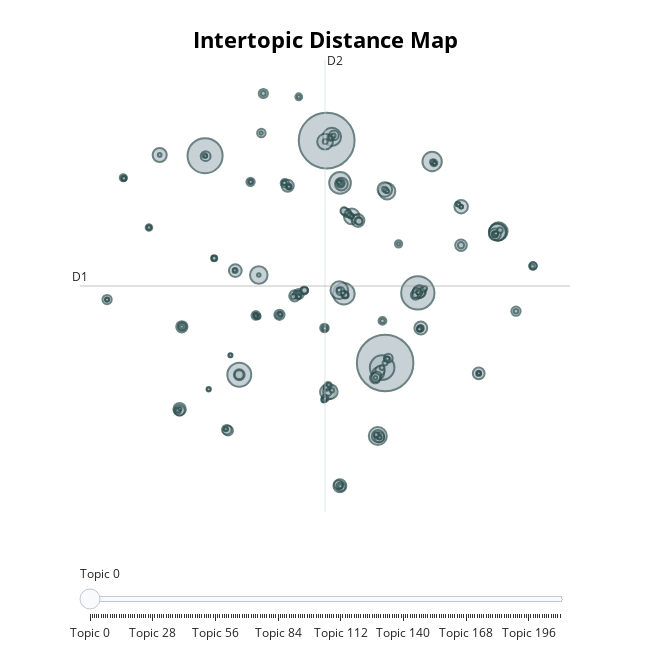

Notebook cell for this chart:
### Code cell
topic_model.visualize_topics()

### Figure 1 — Plotly figure (JSON) as saved in the notebook; plotly's stock layout.template omitted (floating-point values rounded to 4 significant figures; data arrays with more than 128 entries replaced by an {"elided": "..."} marker saying what was removed)
{"data": [{"customdata": {"elided": "211x3 mixed values"}, "hovertemplate": "<b>Topic %{customdata[0]}</b><br>%{customdata[1]}<br>Size: %{customdata[2]}", "legendgroup": "", "marker": {"color": "#B0BEC5", "size": {"elided": "211 int values"}, "sizemode": "area", "sizeref": 1.814, "symbol": "circle", "line": {"color": "DarkSlateGrey", "width": 2}}, "mode": "markers", "name": "", "orientation": "v", "showlegend": false, "x": {"elided": "211 float values"}, "xaxis": "x", "y": {"elided": "211 float values"}, "yaxis": "y", "type": "scatter"}], "layout": {"xaxis": {"anchor": "y", "domain": [0.0, 1.0], "title": {"text": ""}, "visible": false, "range": [-15.1, 20.55]}, "yaxis": {"anchor": "x", "domain": [0.0, 1.0], "title": {"text": ""}, "visible": false, "range": [-17.72, 23.29]}, "legend": {"tracegroupgap": 0, "itemsizing": "constant"}, "margin": {"t": 60}, "title": {"font": {"size": 22, "color": "Black"}, "text": "<b>Intertopic Distance Map</b>", "y": 0.95, "x": 0.5, "xanchor": "center", "yanchor": "top"}, "hoverlabel": {"font": {"size": 16, "family": "Rockwell"}, "bgcolor": "white"}, "width": 650, "height": 650, "sliders": [{"active": 0, "pad": {"t": 50}, "steps": [{"args": [{"marker.color": {"elided": "1x211 str values"}}], "label": "Topic 0", "method": "update"}, {"args": [{"marker.color": {"elided": "1x211 str values"}}], "label": "Topic 1", "method": "update"}, {"args": [{"marker.color": {"elided": "1x211 str values"}}], "label": "Topic 2", "method": "update"}, {"args": [{"marker.color": {"elided": "1x211 str values"}}], "label": "Topic 3", "method": "update"}, {"args": [{"marker.color": {"elided": "1x211 str values"}}], "label": "Topic 4", "method": "update"}, {"args": [{"marker.color": {"elided": "1x211 str values"}}], "label": "Topic 5", "method": "update"}, {"args": [{"marker.color": {"elided": "1x211 str values"}}], "label": "Topic 6", "method": "update"}, {"args": [{"marker.color": {"elided": "1x211 str values"}}], "label": "Topic 7", "method": "update"}, {"args": [{"marker.color": {"elided": "1x211 str values"}}], "label": "Topic 8", "method": "update"}, {"args": [{"marker.color": {"elided": "1x211 str values"}}], "label": "Topic 9", "method": "update"}, {"args": [{"marker.color": {"elided": "1x211 str values"}}], "label": "Topic 10", "method": "update"}, {"args": [{"marker.color": {"elided": "1x211 str values"}}], "label": "Topic 11", "method": "update"}, {"args": [{"marker.color": {"elided": "1x211 str values"}}], "label": "Topic 12", "method": "update"}, {"args": [{"marker.color": {"elided": "1x211 str values"}}], "label": "Topic 13", "method": "update"}, {"args": [{"marker.color": {"elided": "1x211 str values"}}], "label": "Topic 14", "method": "update"}, {"args": [{"marker.color": {"elided": "1x211 str values"}}], "label": "Topic 15", "method": "update"}, {"args": [{"marker.color": {"elided": "1x211 str values"}}], "label": "Topic 16", "method": "update"}, {"args": [{"marker.color": {"elided": "1x211 str values"}}], "label": "Topic 17", "method": "update"}, {"args": [{"marker.color": {"elided": "1x211 str values"}}], "label": "Topic 18", "method": "update"}, {"args": [{"marker.color": {"elided": "1x211 str values"}}], "label": "Topic 19", "method": "update"}, {"args": [{"marker.color": {"elided": "1x211 str values"}}], "label": "Topic 20", "method": "update"}, {"args": [{"marker.color": {"elided": "1x211 str values"}}], "label": "Topic 21", "method": "update"}, {"args": [{"marker.color": {"elided": "1x211 str values"}}], "label": "Topic 22", "method": "update"}, {"args": [{"marker.color": {"elided": "1x211 str values"}}], "label": "Topic 23", "method": "update"}, {"args": [{"marker.color": {"elided": "1x211 str values"}}], "label": "Topic 24", "method": "update"}, {"args": [{"marker.color": {"elided": "1x211 str values"}}], "label": "Topic 25", "method": "update"}, {"args": [{"marker.color": {"elided": "1x211 str values"}}], "label": "Topic 26", "method": "update"}, {"args": [{"marker.color": {"elided": "1x211 str values"}}], "label": "Topic 27", "method": "update"}, {"args": [{"marker.color": {"elided": "1x211 str values"}}], "label": "Topic 28", "method": "update"}, {"args": [{"marker.color": {"elided": "1x211 str values"}}], "label": "Topic 29", "method": "update"}, {"args": [{"marker.color": {"elided": "1x211 str values"}}], "label": "Topic 30", "method": "update"}, {"args": [{"marker.color": {"elided": "1x211 str values"}}], "label": "Topic 31", "method": "update"}, {"args": [{"marker.color": {"elided": "1x211 str values"}}], "label": "Topic 32", "method": "update"}, {"args": [{"marker.color": {"elided": "1x211 str values"}}], "label": "Topic 33", "method": "update"}, {"args": [{"marker.color": {"elided": "1x211 str values"}}], "label": "Topic 34", "method": "update"}, {"args": [{"marker.color": {"elided": "1x211 str values"}}], "label": "Topic 35", "method": "update"}, {"args": [{"marker.color": {"elided": "1x211 str values"}}], "label": "Topic 36", "method": "update"}, {"args": [{"marker.color": {"elided": "1x211 str values"}}], "label": "Topic 37", "method": "update"}, {"args": [{"marker.color": {"elided": "1x211 str values"}}], "label": "Topic 38", "method": "update"}, {"args": [{"marker.color": {"elided": "1x211 str values"}}], "label": "Topic 39", "method": "update"}, {"args": [{"marker.color": {"elided": "1x211 str values"}}], "label": "Topic 40", "method": "update"}, {"args": [{"marker.color": {"elided": "1x211 str values"}}], "label": "Topic 41", "method": "update"}, {"args": [{"marker.color": {"elided": "1x211 str values"}}], "label": "Topic 42", "method": "update"}, {"args": [{"marker.color": {"elided": "1x211 str values"}}], "label": "Topic 43", "method": "update"}, {"args": [{"marker.color": {"elided": "1x211 str values"}}], "label": "Topic 44", "method": "update"}, {"args": [{"marker.color": {"elided": "1x211 str values"}}], "label": "Topic 45", "method": "update"}, {"args": [{"marker.color": {"elided": "1x211 str values"}}], "label": "Topic 46", "method": "update"}, {"args": [{"marker.color": {"elided": "1x211 str values"}}], "label": "Topic 47", "method": "update"}, {"args": [{"marker.color": {"elided": "1x211 str values"}}], "label": "Topic 48", "method": "update"}, {"args": [{"marker.color": {"elided": "1x211 str values"}}], "label": "Topic 49", "method": "update"}, {"args": [{"marker.color": {"elided": "1x211 str values"}}], "label": "Topic 50", "method": "update"}, {"args": [{"marker.color": {"elided": "1x211 str values"}}], "label": "Topic 51", "method": "update"}, {"args": [{"marker.color": {"elided": "1x211 str values"}}], "label": "Topic 52", "method": "update"}, {"args": [{"marker.color": {"elided": "1x211 str values"}}], "label": "Topic 53", "method": "update"}, {"args": [{"marker.color": {"elided": "1x211 str values"}}], "label": "Topic 54", "method": "update"}, {"args": [{"marker.color": {"elided": "1x211 str values"}}], "label": "Topic 55", "method": "update"}, {"args": [{"marker.color": {"elided": "1x211 str values"}}], "label": "Topic 56", "method": "update"}, {"args": [{"marker.color": {"elided": "1x211 str values"}}], "label": "Topic 57", "method": "update"}, {"args": [{"marker.color": {"elided": "1x211 str values"}}], "label": "Topic 58", "method": "update"}, {"args": [{"marker.color": {"elided": "1x211 str values"}}], "label": "Topic 59", "method": "update"}, {"args": [{"marker.color": {"elided": "1x211 str values"}}], "label": "Topic 60", "method": "update"}, {"args": [{"marker.color": {"elided": "1x211 str values"}}], "label": "Topic 61", "method": "update"}, {"args": [{"marker.color": {"elided": "1x211 str values"}}], "label": "Topic 62", "method": "update"}, {"args": [{"marker.color": {"elided": "1x211 str values"}}], "label": "Topic 63", "method": "update"}, {"args": [{"marker.color": {"elided": "1x211 str values"}}], "label": "Topic 64", "method": "update"}, {"args": [{"marker.color": {"elided": "1x211 str values"}}], "label": "Topic 65", "method": "update"}, {"args": [{"marker.color": {"elided": "1x211 str values"}}], "label": "Topic 66", "method": "update"}, {"args": [{"marker.color": {"elided": "1x211 str values"}}], "label": "Topic 67", "method": "update"}, {"args": [{"marker.color": {"elided": "1x211 str values"}}], "label": "Topic 68", "method": "update"}, {"args": [{"marker.color": {"elided": "1x211 str values"}}], "label": "Topic 69", "method": "update"}, {"args": [{"marker.color": {"elided": "1x211 str values"}}], "label": "Topic 70", "method": "update"}, {"args": [{"marker.color": {"elided": "1x211 str values"}}], "label": "Topic 71", "method": "update"}, {"args": [{"marker.color": {"elided": "1x211 str values"}}], "label": "Topic 72", "method": "update"}, {"args": [{"marker.color": {"elided": "1x211 str values"}}], "label": "Topic 73", "method": "update"}, {"args": [{"marker.color": {"elided": "1x211 str values"}}], "label": "Topic 74", "method": "update"}, {"args": [{"marker.color": {"elided": "1x211 str values"}}], "label": "Topic 75", "method": "update"}, {"args": [{"marker.color": {"elided": "1x211 str values"}}], "label": "Topic 76", "method": "update"}, {"args": [{"marker.color": {"elided": "1x211 str values"}}], "label": "Topic 77", "method": "update"}, {"args": [{"marker.color": {"elided": "1x211 str values"}}], "label": "Topic 78", "method": "update"}, {"args": [{"marker.color": {"elided": "1x211 str values"}}], "label": "Topic 79", "method": "update"}, {"args": [{"marker.color": {"elided": "1x211 str values"}}], "label": "Topic 80", "method": "update"}, {"args": [{"marker.color": {"elided": "1x211 str values"}}], "label": "Topic 81", "method": "update"}, {"args": [{"marker.color": {"elided": "1x211 str values"}}], "label": "Topic 82", "method": "update"}, {"args": [{"marker.color": {"elided": "1x211 str values"}}], "label": "Topic 83", "method": "update"}, {"args": [{"marker.color": {"elided": "1x211 str values"}}], "label": "Topic 84", "method": "update"}, {"args": [{"marker.color": {"elided": "1x211 str values"}}], "label": "Topic 85", "method": "update"}, {"args": [{"marker.color": {"elided": "1x211 str values"}}], "label": "Topic 86", "method": "update"}, {"args": [{"marker.color": {"elided": "1x211 str values"}}], "label": "Topic 87", "method": "update"}, {"args": [{"marker.color": {"elided": "1x211 str values"}}], "label": "Topic 88", "method": "update"}, {"args": [{"marker.color": {"elided": "1x211 str values"}}], "label": "Topic 89", "method": "update"}, {"args": [{"marker.color": {"elided": "1x211 str values"}}], "label": "Topic 90", "method": "update"}, {"args": [{"marker.color": {"elided": "1x211 str values"}}], "label": "Topic 91", "method": "update"}, {"args": [{"marker.color": {"elided": "1x211 str values"}}], "label": "Topic 92", "method": "update"}, {"args": [{"marker.color": {"elided": "1x211 str values"}}], "label": "Topic 93", "method": "update"}, {"args": [{"marker.color": {"elided": "1x211 str values"}}], "label": "Topic 94", "method": "update"}, {"args": [{"marker.color": {"elided": "1x211 str values"}}], "label": "Topic 95", "method": "update"}, {"args": [{"marker.color": {"elided": "1x211 str values"}}], "label": "Topic 96", "method": "update"}, {"args": [{"marker.color": {"elided": "1x211 str values"}}], "label": "Topic 97", "method": "update"}, {"args": [{"marker.color": {"elided": "1x211 str values"}}], "label": "Topic 98", "method": "update"}, {"args": [{"marker.color": {"elided": "1x211 str values"}}], "label": "Topic 99", "method": "update"}, {"args": [{"marker.color": {"elided": "1x211 str values"}}], "label": "Topic 100", "method": "update"}, {"args": [{"marker.color": {"elided": "1x211 str values"}}], "label": "Topic 101", "method": "update"}, {"args": [{"marker.color": {"elided": "1x211 str values"}}], "label": "Topic 102", "method": "update"}, {"args": [{"marker.color": {"elided": "1x211 str values"}}], "label": "Topic 103", "method": "update"}, {"args": [{"marker.color": {"elided": "1x211 str values"}}], "label": "Topic 104", "method": "update"}, {"args": [{"marker.color": {"elided": "1x211 str values"}}], "label": "Topic 105", "method": "update"}, {"args": [{"marker.color": {"elided": "1x211 str values"}}], "label": "Topic 106", "method": "update"}, {"args": [{"marker.color": {"elided": "1x211 str values"}}], "label": "Topic 107", "method": "update"}, {"args": [{"marker.color": {"elided": "1x211 str values"}}], "label": "Topic 108", "method": "update"}, {"args": [{"marker.color": {"elided": "1x211 str values"}}], "label": "Topic 109", "method": "update"}, {"args": [{"marker.color": {"elided": "1x211 str values"}}], "label": "Topic 110", "method": "update"}, {"args": [{"marker.color": {"elided": "1x211 str values"}}], "label": "Topic 111", "method": "update"}, {"args": [{"marker.color": {"elided": "1x211 str values"}}], "label": "Topic 112", "method": "update"}, {"args": [{"marker.color": {"elided": "1x211 str values"}}], "label": "Topic 113", "method": "update"}, {"args": [{"marker.color": {"elided": "1x211 str values"}}], "label": "Topic 114", "method": "update"}, {"args": [{"marker.color": {"elided": "1x211 str values"}}], "label": "Topic 115", "method": "update"}, {"args": [{"marker.color": {"elided": "1x211 str values"}}], "label": "Topic 116", "method": "update"}, {"args": [{"marker.color": {"elided": "1x211 str values"}}], "label": "Topic 117", "method": "update"}, {"args": [{"marker.color": {"elided": "1x211 str values"}}], "label": "Topic 118", "method": "update"}, {"args": [{"marker.color": {"elided": "1x211 str values"}}], "label": "Topic 119", "method": "update"}, {"args": [{"marker.color": {"elided": "1x211 str values"}}], "label": "Topic 120", "method": "update"}, {"args": [{"marker.color": {"elided": "1x211 str values"}}], "label": "Topic 121", "method": "update"}, {"args": [{"marker.color": {"elided": "1x211 str values"}}], "label": "Topic 122", "method": "update"}, {"args": [{"marker.color": {"elided": "1x211 str values"}}], "label": "Topic 123", "method": "update"}, {"args": [{"marker.color": {"elided": "1x211 str values"}}], "label": "Topic 124", "method": "update"}, {"args": [{"marker.color": {"elided": "1x211 str values"}}], "label": "Topic 125", "method": "update"}, {"args": [{"marker.color": {"elided": "1x211 str values"}}], "label": "Topic 126", "method": "update"}, {"args": [{"marker.color": {"elided": "1x211 str values"}}], "label": "Topic 127", "method": "update"}, {"args": [{"marker.color": {"elided": "1x211 str values"}}], "label": "Topic 128", "method": "update"}, {"args": [{"marker.color": {"elided": "1x211 str values"}}], "label": "Topic 129", "method": "update"}, {"args": [{"marker.color": {"elided": "1x211 str values"}}], "label": "Topic 130", "method": "update"}, {"args": [{"marker.color": {"elided": "1x211 str values"}}], "label": "Topic 131", "method": "update"}, {"args": [{"marker.color": {"elided": "1x211 str values"}}], "label": "Topic 132", "method": "update"}, {"args": [{"marker.color": {"elided": "1x211 str values"}}], "label": "Topic 133", "method": "update"}, {"args": [{"marker.color": {"elided": "1x211 str values"}}], "label": "Topic 134", "method": "update"}, {"args": [{"marker.color": {"elided": "1x211 str values"}}], "label": "Topic 135", "method": "update"}, {"args": [{"marker.color": {"elided": "1x211 str values"}}], "label": "Topic 136", "method": "update"}, {"args": [{"marker.color": {"elided": "1x211 str values"}}], "label": "Topic 137", "method": "update"}, {"args": [{"marker.color": {"elided": "1x211 str values"}}], "label": "Topic 138", "method": "update"}, {"args": [{"marker.color": {"elided": "1x211 str values"}}], "label": "Topic 139", "method": "update"}, {"args": [{"marker.color": {"elided": "1x211 str values"}}], "label": "Topic 140", "method": "update"}, {"args": [{"marker.color": {"elided": "1x211 str values"}}], "label": "Topic 141", "method": "update"}, {"args": [{"marker.color": {"elided": "1x211 str values"}}], "label": "Topic 142", "method": "update"}, {"args": [{"marker.color": {"elided": "1x211 str values"}}], "label": "Topic 143", "method": "update"}, {"args": [{"marker.color": {"elided": "1x211 str values"}}], "label": "Topic 144", "method": "update"}, {"args": [{"marker.color": {"elided": "1x211 str values"}}], "label": "Topic 145", "method": "update"}, {"args": [{"marker.color": {"elided": "1x211 str values"}}], "label": "Topic 146", "method": "update"}, {"args": [{"marker.color": {"elided": "1x211 str values"}}], "label": "Topic 147", "method": "update"}, {"args": [{"marker.color": {"elided": "1x211 str values"}}], "label": "Topic 148", "method": "update"}, {"args": [{"marker.color": {"elided": "1x211 str values"}}], "label": "Topic 149", "method": "update"}, {"args": [{"marker.color": {"elided": "1x211 str values"}}], "label": "Topic 150", "method": "update"}, {"args": [{"marker.color": {"elided": "1x211 str values"}}], "label": "Topic 151", "method": "update"}, {"args": [{"marker.color": {"elided": "1x211 str values"}}], "label": "Topic 152", "method": "update"}, {"args": [{"marker.color": {"elided": "1x211 str values"}}], "label": "Topic 153", "method": "update"}, {"args": [{"marker.color": {"elided": "1x211 str values"}}], "label": "Topic 154", "method": "update"}, {"args": [{"marker.color": {"elided": "1x211 str values"}}], "label": "Topic 155", "method": "update"}, {"args": [{"marker.color": {"elided": "1x211 str values"}}], "label": "Topic 156", "method": "update"}, {"args": [{"marker.color": {"elided": "1x211 str values"}}], "label": "Topic 157", "method": "update"}, {"args": [{"marker.color": {"elided": "1x211 str values"}}], "label": "Topic 158", "method": "update"}, {"args": [{"marker.color": {"elided": "1x211 str values"}}], "label": "Topic 159", "method": "update"}, {"args": [{"marker.color": {"elided": "1x211 str values"}}], "label": "Topic 160", "method": "update"}, {"args": [{"marker.color": {"elided": "1x211 str values"}}], "label": "Topic 161", "method": "update"}, {"args": [{"marker.color": {"elided": "1x211 str values"}}], "label": "Topic 162", "method": "update"}, {"args": [{"marker.color": {"elided": "1x211 str values"}}], "label": "Topic 163", "method": "update"}, {"args": [{"marker.color": {"elided": "1x211 str values"}}], "label": "Topic 164", "method": "update"}, {"args": [{"marker.color": {"elided": "1x211 str values"}}], "label": "Topic 165", "method": "update"}, {"args": [{"marker.color": {"elided": "1x211 str values"}}], "label": "Topic 166", "method": "update"}, {"args": [{"marker.color": {"elided": "1x211 str values"}}], "label": "Topic 167", "method": "update"}, {"args": [{"marker.color": {"elided": "1x211 str values"}}], "label": "Topic 168", "method": "update"}, {"args": [{"marker.color": {"elided": "1x211 str values"}}], "label": "Topic 169", "method": "update"}, {"args": [{"marker.color": {"elided": "1x211 str values"}}], "label": "Topic 170", "method": "update"}, {"args": [{"marker.color": {"elided": "1x211 str values"}}], "label": "Topic 171", "method": "update"}, {"args": [{"marker.color": {"elided": "1x211 str values"}}], "label": "Topic 172", "method": "update"}, {"args": [{"marker.color": {"elided": "1x211 str values"}}], "label": "Topic 173", "method": "update"}, {"args": [{"marker.color": {"elided": "1x211 str values"}}], "label": "Topic 174", "method": "update"}, {"args": [{"marker.color": {"elided": "1x211 str values"}}], "label": "Topic 175", "method": "update"}, {"args": [{"marker.color": {"elided": "1x211 str values"}}], "label": "Topic 176", "method": "update"}, {"args": [{"marker.color": {"elided": "1x211 str values"}}], "label": "Topic 177", "method": "update"}, {"args": [{"marker.color": {"elided": "1x211 str values"}}], "label": "Topic 178", "method": "update"}, {"args": [{"marker.color": {"elided": "1x211 str values"}}], "label": "Topic 179", "method": "update"}, {"args": [{"marker.color": {"elided": "1x211 str values"}}], "label": "Topic 180", "method": "update"}, {"args": [{"marker.color": {"elided": "1x211 str values"}}], "label": "Topic 181", "method": "update"}, {"args": [{"marker.color": {"elided": "1x211 str values"}}], "label": "Topic 182", "method": "update"}, {"args": [{"marker.color": {"elided": "1x211 str values"}}], "label": "Topic 183", "method": "update"}, {"args": [{"marker.color": {"elided": "1x211 str values"}}], "label": "Topic 184", "method": "update"}, {"args": [{"marker.color": {"elided": "1x211 str values"}}], "label": "Topic 185", "method": "update"}, {"args": [{"marker.color": {"elided": "1x211 str values"}}], "label": "Topic 186", "method": "update"}, {"args": [{"marker.color": {"elided": "1x211 str values"}}], "label": "Topic 187", "method": "update"}, {"args": [{"marker.color": {"elided": "1x211 str values"}}], "label": "Topic 188", "method": "update"}, {"args": [{"marker.color": {"elided": "1x211 str values"}}], "label": "Topic 189", "method": "update"}, {"args": [{"marker.color": {"elided": "1x211 str values"}}], "label": "Topic 190", "method": "update"}, {"args": [{"marker.color": {"elided": "1x211 str values"}}], "label": "Topic 191", "method": "update"}, {"args": [{"marker.color": {"elided": "1x211 str values"}}], "label": "Topic 192", "method": "update"}, {"args": [{"marker.color": {"elided": "1x211 str values"}}], "label": "Topic 193", "method": "update"}, {"args": [{"marker.color": {"elided": "1x211 str values"}}], "label": "Topic 194", "method": "update"}, {"args": [{"marker.color": {"elided": "1x211 str values"}}], "label": "Topic 195", "method": "update"}, {"args": [{"marker.color": {"elided": "1x211 str values"}}], "label": "Topic 196", "method": "update"}, {"args": [{"marker.color": {"elided": "1x211 str values"}}], "label": "Topic 197", "method": "update"}, {"args": [{"marker.color": {"elided": "1x211 str values"}}], "label": "Topic 198", "method": "update"}, {"args": [{"marker.color": {"elided": "1x211 str values"}}], "label": "Topic 199", "method": "update"}, {"args": [{"marker.color": {"elided": "1x211 str values"}}], "label": "Topic 200", "method": "update"}, {"args": [{"marker.color": {"elided": "1x211 str values"}}], "label": "Topic 201", "method": "update"}, {"args": [{"marker.color": {"elided": "1x211 str values"}}], "label": "Topic 202", "method": "update"}, {"args": [{"marker.color": {"elided": "1x211 str values"}}], "label": "Topic 203", "method": "update"}, {"args": [{"marker.color": {"elided": "1x211 str values"}}], "label": "Topic 204", "method": "update"}, {"args": [{"marker.color": {"elided": "1x211 str values"}}], "label": "Topic 205", "method": "update"}, {"args": [{"marker.color": {"elided": "1x211 str values"}}], "label": "Topic 206", "method": "update"}, {"args": [{"marker.color": {"elided": "1x211 str values"}}], "label": "Topic 207", "method": "update"}, {"args": [{"marker.color": {"elided": "1x211 str values"}}], "label": "Topic 208", "method": "update"}, {"args": [{"marker.color": {"elided": "1x211 str values"}}], "label": "Topic 209", "method": "update"}, {"args": [{"marker.color": {"elided": "1x211 str values"}}], "label": "Topic 210", "method": "update"}]}], "shapes": [{"line": {"color": "#CFD8DC", "width": 2}, "type": "line", "x0": 2.723, "x1": 2.723, "y0": -17.72, "y1": 23.29}, {"line": {"color": "#9E9E9E", "width": 2}, "type": "line", "x0": -15.1, "x1": 20.55, "y0": 2.788, "y1": 2.788}], "annotations": [{"showarrow": false, "text": "D1", "x": -15.1, "y": 2.788, "yshift": 10}, {"showarrow": false, "text": "D2", "x": 2.723, "xshift": 10, "y": 23.29}]}}
